Frame 1 (no input): blank canvas, image omitted
Frame 60 (no input): blank canvas, image omitted
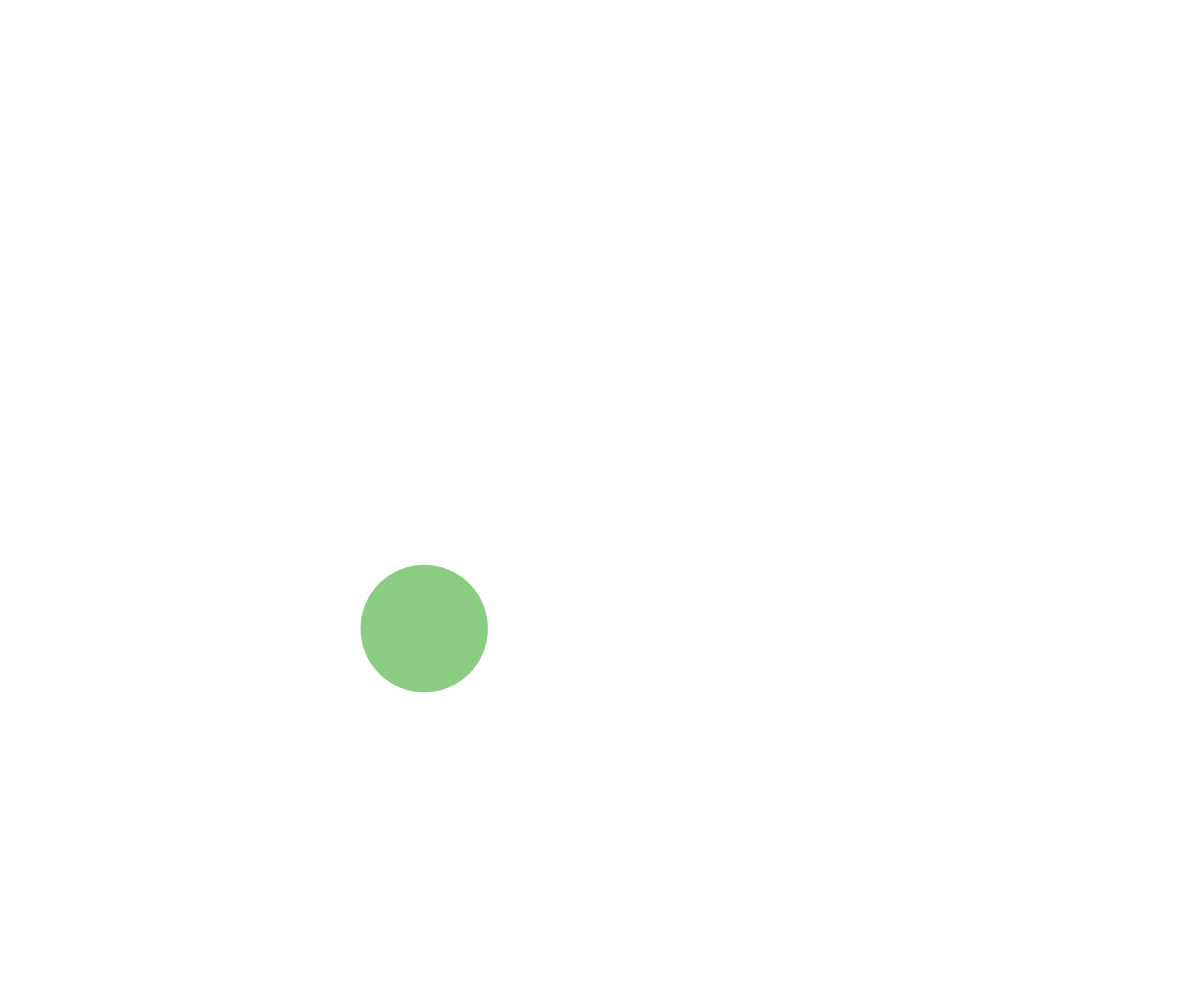
Frame 120 (the mouse pressed at the canvas centre since frame 60)

The p5.js sketch whose frames 1 and 60 were blank and that drew this single picture after the mouse press (run headless with seeded random() and noise() and a simulated clock; from frame 60 on, the mouse is pressed at the canvas centre):

// p5.js sketch
// ── sketch.js
// Ball Array OOP

class Ball {
  constructor(x,y){
    this.x = x;
    this.y = y;
    this.dy = random(-5,5);
    this.dx = random(-5,5);
    this.radius = random(30,75);
    this.r = random(255);
    this.g = random(225);
    this.b = random(255);
    this.alpha = random(150, 255);
  }

  display(){
    noStroke();
    fill(this.r, this.g, this.b, this.alpha);
    circle(this.x, this.y, this.radius*2);
  }
  update(){
    this.x += this.dx;
    this.y += this.dy;
    
    if (this.x - this.radius <=0 ||this.x + this.radius >= width){
      this.dx *= -1;
    }
    
    if (this.y - this.radius <= 0 || this.y +this.radius >= height ){
      this.dy *= -1;
    }
    
  }
  collisionCheck(otherBall){
    let distanceapart = dist(this.x, this.y, otherBall.x, otherBall.y);
    let radiSum = this.radius + otherBall.radius;
    if (distanceapart <= radiSum ){
      let dy = this.dy;
      let dx = this.dx;
      this.dx = otherBall.dx;
      this.dy = otherBall.dy;
      otherBall.dx = dx;
      otherBall.dy = dy;
      // this.dx *= -1;
      // this.dy *= -1;
      // otherBall.dy *= -1;
      // otherBall.dx *=-1;
      // this.update();
      // otherBall.update();
      // this.r =255;
      // this.b =0;
      // this.g = 0;
      // this.alpha = 255;


    }
  }
  
}

let ballarray = [];

function setup() {
  createCanvas(windowWidth, windowHeight);
}

function draw() {
  background("white");
  for (let someball of ballarray){
    someball.update();
    
    for (let otherball of ballarray){
      if (someball !== otherball){
        someball.collisionCheck(otherball);
      }
    }
    someball.display();
  }
}

function mousePressed(){
  let theball = new Ball(mouseX, mouseY);
  ballarray.push(theball);
}
